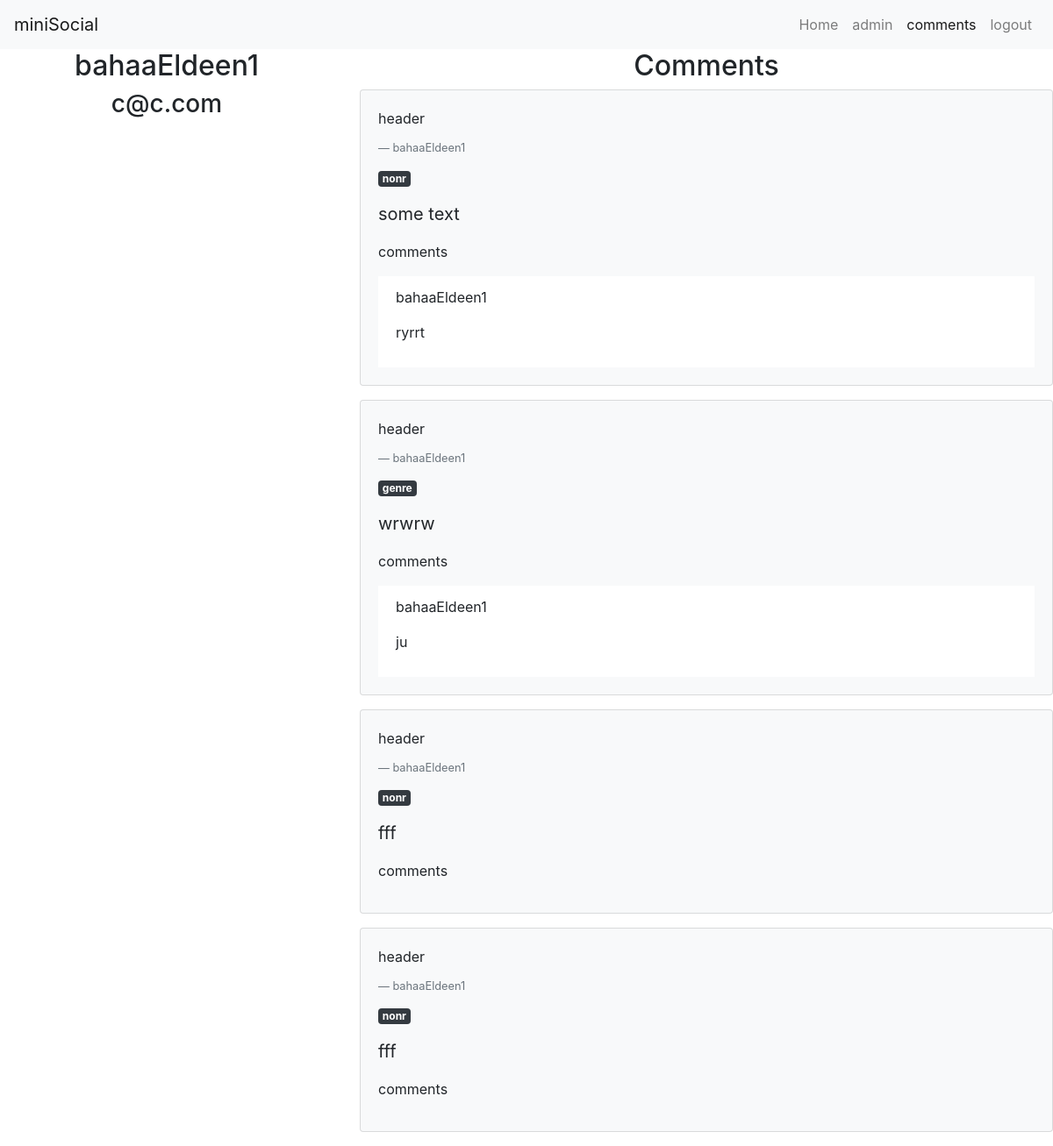
/comments/ (signed in), run on the app's committed database.
### social/models.py (models this page shows, shortened)
class Post(models.Model):
    user = models.ForeignKey(User,on_delete=models.CASCADE)
    text = models.CharField(max_length = 500)
    genre = models.CharField(max_length=20)
    header = models.CharField(max_length=50)

class Comment(models.Model):
    user = models.ForeignKey(User,on_delete=models.CASCADE)
    post = models.ForeignKey(Post,on_delete=models.CASCADE)
    text = models.CharField(max_length = 500)

### social/views.py (the view)
# urls.py: path('comments/',views.comments,name="comments"),
def comments(request):
    if not request.user.is_authenticated:
        return redirect('login')
    posts = getUserPost(request.user)
    return render(request,'comments.html',{'user':request.user,'posts':posts})

### social/views.py (called while the page is built)
def getUserPost(user):
    posts = Post.objects.filter(user=user)
    data = []
    for post in posts:
        comments = getPostComments(post)
        data.append((post,comments))
    return data

def getPostComments(post):
    comments = Comment.objects.filter(post=post)
    return comments

### templates/comments.html (shortened to what this page needs)
<link rel="stylesheet" href="https://stackpath.bootstrapcdn.com/bootstrap/4.5.0/css/bootstrap.min.css">
<nav class="navbar navbar-expand-lg navbar-light bg-light">
    <a class="navbar-brand" href="/">miniSocial</a>
    <div class="collapse navbar-collapse" id="navbarSupportedContent">
      <ul class="navbar-nav ml-auto">
        <li class="nav-item ">
          <a class="nav-link" href="/">Home</a>
        </li>
        <li class="nav-item ">
            <a class="nav-link"href="/posts/">admin</a>
          </li>
          <li class="nav-item active">
            <a class="nav-link"href="/comments/">comments</a>
          </li>
        <li class="nav-item">
            <a class="nav-link"href="/logout/">logout</a>
          </li>
        </ul>
    </div>
  </nav>
<div class="row">
    <div class="col-md-4 text-center">
       <h2>  {{user.email}} </h2>
       <h3>  {{user.username}} </h3>
    </div>
    <div class="col-md-8">
        <h2 class="text-center">Comments</h2>
        {% for data in posts %}
        <div class="card bg-light mb-3">
            <div class="card-body">
                <p class="card-title">{{ data.0.header }}</p>
                <p class="blockquote-footer">{{ data.0.user.email }}</p>
                <p class="badge badge-dark">{{ data.0.genre }}</p>
                <p class="blockquote">{{ data.0.text }}</p>
                <p>comments</p>
                <ul class="list-group list-group-flush">
                    {% for comment in data.1 %}
                    <li  class="list-group-item">
                        <p>{{comment.user.email}}</p>
                        <p>{{ comment.text }}</p>
                    </li>
                    {% endfor %}
                </ul>
            </div>
        </div>
        {% endfor %}
    </div>
</div>

### data on the page
Post: header "header", user.email "bahaaEldeen1", genre "nonr", text "some text"
Comment: user.email "bahaaEldeen1", text "ryrrt"
Post: header "header", user.email "bahaaEldeen1", genre "genre", text "wrwrw"
Comment: user.email "bahaaEldeen1", text "ju"
Post: header "header", user.email "bahaaEldeen1", genre "nonr", text "fff"
Post: header "header", user.email "bahaaEldeen1", genre "nonr", text "fff"

### other printed values
{{ user.email }} "bahaaEldeen1"
{{ user.username }} "c@c.com"
